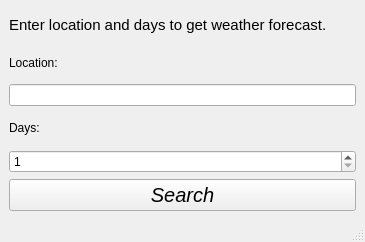
<?xml version="1.0" encoding="UTF-8"?>
<ui version="4.0">
 <class>MainWindow</class>
 <widget class="QMainWindow" name="MainWindow">
  <property name="geometry">
   <rect>
    <x>0</x>
    <y>0</y>
    <width>365</width>
    <height>242</height>
   </rect>
  </property>
  <property name="windowTitle">
   <string>MainWindow</string>
  </property>
  <widget class="QWidget" name="centralwidget">
   <layout class="QVBoxLayout" name="verticalLayout">
    <item>
     <widget class="QLabel" name="label_2">
      <property name="font">
       <font>
        <pointsize>11</pointsize>
       </font>
      </property>
      <property name="text">
       <string>Enter location and days to get weather forecast.</string>
      </property>
     </widget>
    </item>
    <item>
     <widget class="QLabel" name="label">
      <property name="text">
       <string>Location:</string>
      </property>
     </widget>
    </item>
    <item>
     <widget class="QLineEdit" name="lineEdit"/>
    </item>
    <item>
     <widget class="QLabel" name="label_3">
      <property name="text">
       <string>Days:</string>
      </property>
     </widget>
    </item>
    <item>
     <widget class="QSpinBox" name="spinBox">
      <property name="minimum">
       <number>1</number>
      </property>
      <property name="maximum">
       <number>16</number>
      </property>
     </widget>
    </item>
    <item>
     <widget class="QPushButton" name="button">
      <property name="font">
       <font>
        <pointsize>15</pointsize>
        <italic>true</italic>
       </font>
      </property>
      <property name="text">
       <string>Search</string>
      </property>
     </widget>
    </item>
   </layout>
  </widget>
  <widget class="QMenuBar" name="menubar">
   <property name="geometry">
    <rect>
     <x>0</x>
     <y>0</y>
     <width>365</width>
     <height>27</height>
    </rect>
   </property>
  </widget>
  <widget class="QStatusBar" name="statusbar"/>
 </widget>
 <resources/>
 <connections/>
</ui>
